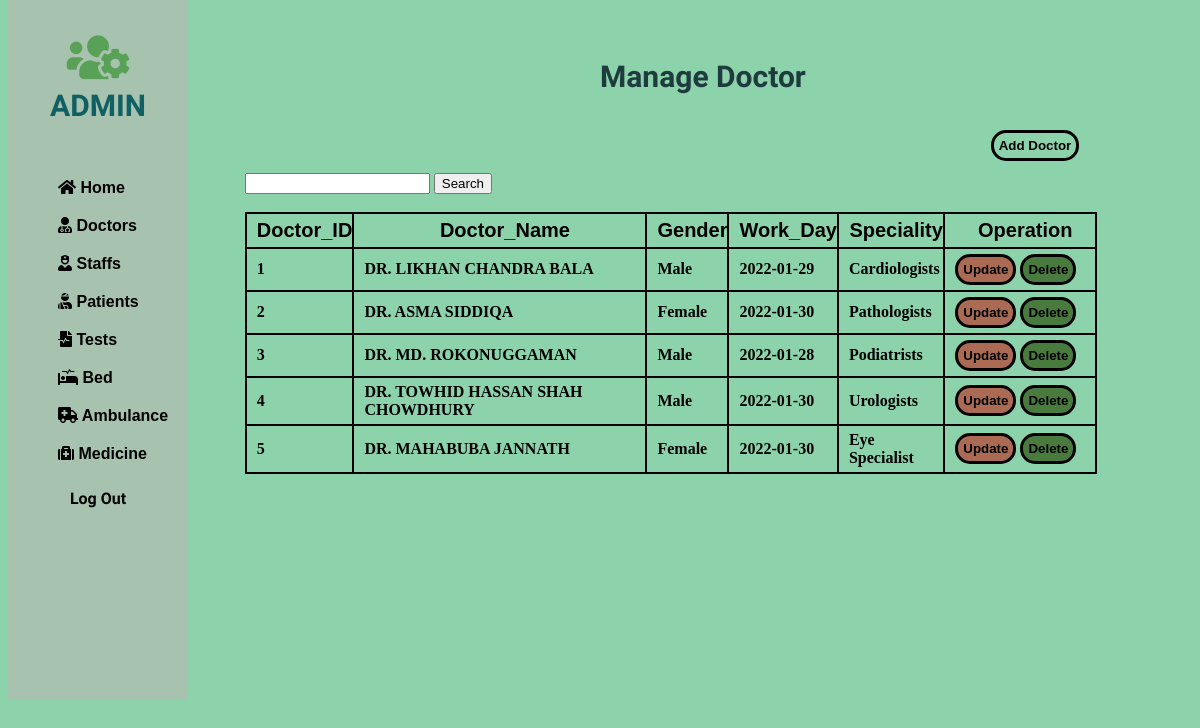
The app's page /php/Doctor/doctor.php with its own data.
### tables this page shows
CREATE TABLE IF NOT EXISTS `doctor` (
  `D_ID` int(11) NOT NULL,
  `D_Name` varchar(225) NOT NULL,
  `Gender` enum('Male','Female','Others') NOT NULL,
  `Work_Day` date NOT NULL,
  `Speciality` varchar(225) NOT NULL,
  PRIMARY KEY (`D_ID`),
  UNIQUE KEY `D_ID` (`D_ID`)
);

### php/Doctor/doctor.php (the view, shortened to what this page needs)
<!DOCTYPE html>
<html lang="en">
<head>
    <link rel="stylesheet" href="https://use.fontawesome.com/releases/v5.15.4/css/all.css">
    <link rel="stylesheet" href="https://use.fontawesome.com/releases/v5.15.4/css/all.css">
</head>
<body>
    <div class="slidebar">
        <header>
            <span>
                <i class="fas fa-users-cog"></i><br>
            </span>
            ADMIN
        </header>
        <ul>
            <li>
                <a href="/php/home.php"><i class="fas fa-home"></i> Home</a>
            </li>
            <li>
                <a href="/php/Doctor/doctor.php"><i class="fas fa-user-md"></i> Doctors</a>
            </li>
            <li>
                <a href="/php/staff/staff.php"><i class="fas fa-user-nurse"></i> Staffs</a>
            </li>
            <li>
                <a href="/php/patient/patient.php"><i class="fas fa-user-injured"></i> Patients</a>
            </li>
            <li>
                <a href="/php/test/test.php"><i class="fas fa-file-medical-alt"></i> Tests</a>
            </li>
            <li>
                <a href="/php/bed/bed.php"><i class="fas fa-procedures"></i> Bed</a>
            </li>
            <li>
                <a href="/php/Ambulence/ambulence.php"><i class="fas fa-ambulance"></i> Ambulance</a>
            </li>
            <li>
                <a href="/php/medicine/medicine.php"><i class="fas fa-medkit"></i> Medicine</a>
            </li>
        </ul>
        <div>
            <a style="text-decoration: none;" href="/php/index.php">
                <div class="logout">
                    Log Out
                </div>
            </a>
        </div>
    </div>
    <div class="container">
        <div class="row">
            <div style="margin-left: 50%; margin-top: 5%;">
                <h2>Manage <b>Doctor</b></h2>
            </div>
            <div style="margin-left: 83%; margin-top: 3%;">
                <button class="docadd"><a href="/php/Doctor/add-doctor.php">Add Doctor</a></button>
            </div>
        </div>
    </div>
    <div class="card-body">
        <div style="margin-left: 20%; margin-top: 1%;">
            <form method="post" action="search-con.php">
                <input type="text" name="search" required />
                <input type="submit" value="Search" />
            </form>
            <br>
            <table id="dataTable" width="90%" cellspacing="10">
                <thead>
                    <tr>
                        <th> Doctor_ID </th>
                        <th> Doctor_Name </th>
                        <th> Gender </th>
                        <th> Work_Day </th>
                        <th> Speciality </th>
                        <th> Operation </th>
                    </tr>
                </thead>
                <tbody>
                    <?php
                    include 'db_conn.php';
                    $sql = " SELECT * FROM doctor LIMIT 5";
                    $query = mysqli_query($conn, $sql);
                    while ($Patient_data = mysqli_fetch_array($query)) {
                    ?>
                        <tr>
                            <td><?php echo  $Patient_data['D_ID']; ?></td>
                            <td><?php echo $Patient_data['D_Name'];  ?></td>
                            <td><?php echo $Patient_data['Gender'];  ?></td>
                            <td><?php echo $Patient_data['Work_Day'];  ?></td>
                            <td><?php echo $Patient_data['Speciality'];  ?></td>
                            <td style="width: 140px;">
                                <button class="tabbutton" style="background:      rgba(178, 83, 64, 0.819);"><a href="/php/Doctor/update-doctor.php?D_ID=<?php echo $Patient_data['D_ID']; ?>" class="btn btn-danger"><b>Update</b></a></button>
                                <button class="tabbutton" style="background:      rgba(59, 104, 39, 0.819 );"> <a href="/php/Doctor/Delete.php?D_ID=<?php echo $Patient_data['D_ID'];  ?>" class="btn btn-success"><b>Delete</b></a></button> &nbsp;
                            </td>
                        </tr>
                    <?php
                    }
                    ?>
                </tbody>
            </table>
        </div>
    </div>
</body>
</html>

### php/Doctor/doctor.php (style rules this page uses)
.slidebar { border: 20px; width: 15%; height: 700px; position: fixed; top: 0px; background-color: rgba(195, 179, 179, 0.493); }
.slidebar header { padding: 30px 10px; text-align: center; font-family: 'Mochiy Pop P One', sans-serif; font-size: 30px; font-weight: bolder; color: rgb(16, 95, 98); }
.slidebar header span { font-size: 50px; color: rgb(89, 161, 87); }
.slidebar ul li { list-style: none; padding: 10px; font-family: 'Lucida Sans', 'Lucida Sans Regular', 'Lucida Grande', 'Lucida Sans Unicode', Geneva, Verdana, sans-serif; font-weight: bolder; }
.slidebar ul li a { text-decoration: none; }
body { background-color: #8CD2AB; }
table, th, td { border: 2px solid black; border-collapse: collapse; font-weight: bold; padding: 5px 0px 5px 10px; }
.row h2 { font-family: 'Mochiy Pop P One', sans-serif; font-size: 30px; color: rgb(30, 60, 62) }
table th { font-size: 20px; font-family: sans-serif; }
.docadd { background: none; border: solid black 3px; padding: 5px; border-radius: 15px; }
a { text-decoration: none; color: black; font-weight: bold; }
.tabbutton { background: none; border: solid black 3px; padding: 5px; border-radius: 15px; }
.logout { text-align: center; margin-top: 10px; font-family: 'Mochiy Pop P One', sans-serif; font-weight: bolder; }

### records on screen
doctor: D_ID "1", D_Name "DR. LIKHAN CHANDRA BALA", Gender "Male", Work_Day "2022-01-29", Speciality "Cardiologists"
doctor: D_ID "2", D_Name "DR. ASMA SIDDIQA", Gender "Female", Work_Day "2022-01-30", Speciality "Pathologists"
doctor: D_ID "3", D_Name "DR. MD. ROKONUGGAMAN", Gender "Male", Work_Day "2022-01-28", Speciality "Podiatrists"
doctor: D_ID "4", D_Name "DR. TOWHID HASSAN SHAH CHOWDHURY", Gender "Male", Work_Day "2022-01-30", Speciality "Urologists"
doctor: D_ID "5", D_Name "DR. MAHABUBA JANNATH", Gender "Female", Work_Day "2022-01-30", Speciality "Eye Specialist"
